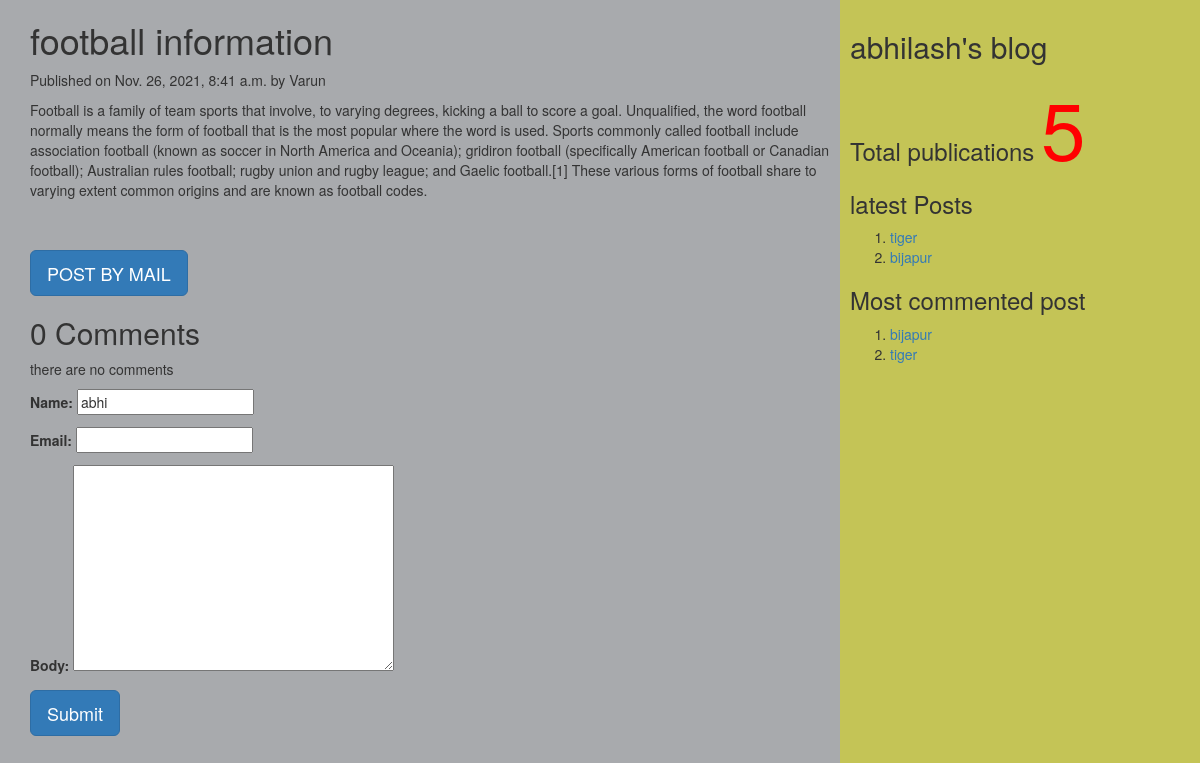
/2021/11/26/football-information/, run on the app's committed database.
### myApp/models.py (models this page shows, shortened)
class Post(models.Model):
    tags=TaggableManager()
    STATUS_CHOICES=(('draft','Draft'),('published','Published'))
    title=models.CharField(max_length=256)
    slug=models.SlugField(max_length=264,unique_for_date='publish')
    author=models.ForeignKey(User,related_name='blog_posts',on_delete=models.CASCADE)
    body=models.TextField()
    publish=models.DateTimeField(default=timezone.now)
    created=models.DateTimeField(auto_now_add=True)
    updated=models.DateTimeField(auto_now=True)
    status=models.CharField(max_length=10,choices=STATUS_CHOICES,default='draft')
    objects=CustomManager()
    class Meta:
        ordering=('-publish',)
    def get_absolute_url(self):
        return reverse('post_details',args=[self.publish.year,self.publish.strftime('%m'),self.publish.strftime('%d'),self.slug])

### myApp/views.py (the view, shortened to what this page needs)
# urls.py: url(r'(?P<year>\d{4})/(?P<month>\d{2})/(?P<day>\d{2})/(?P<post>[-\w]+)/$',views.post_details_view,name='post_details'),
def post_details_view(request,year,month,day,post):
    post=get_object_or_404(Post,slug=post,publish__year=year,publish__month=month,publish__day=day)
    comments=post.comments.filter(active=True)
    csubmit=False
    form=CommentForm()
    d={'post':post,'form':form,'csubmit':csubmit,'comments':comments}
    return render(request,'myApp/post_details.html',d)

### myApp/forms.py
class CommentForm(forms.ModelForm):
    class Meta:
        model=Comment
        fields=('name','email','body')

### myApp/models.py (called while the page is built)
    def get_queryset(self):
        return super().get_queryset().filter(status='published')

### myApp/templatetags/mytags.py (called while the page is built)
@register.simple_tag
def total_posts():
    return Post.objects.count()

@register.inclusion_tag('myApp/latest_post.html')
def show_latest_posts(count=3):
    latest_posts=Post.objects.order_by('-publish')[:count]
    return {'latest_posts':latest_posts}

@register.simple_tag
def get_most_commented_posts(count=2):
    return Post.objects.annotate(total_comments=Count('comments')).order_by('-total_comments')[:count]

### templates/myApp/post_details.html (shortened to what this page needs)
<html>
    {%extends 'myApp/parent.html'%}
        {%block content_block%}
        <h1>{{post.title}}</h1>
        <p>Published on {{post.publish}} by {{post.author|title}}</p>
        {{post.body|linebreaks}}<br><br>
        <a href="/{{post.id}}/share" class='btn btn-lg btn-primary'>POST BY MAIL</a>
        {%with comments.count as comments_count%}
        <h2>{{comments_count}} Comment{{comments_count|pluralize}}</h2>
        {%endwith%}
        {%if comments%}
          {%for c in comments%}
          <p>Comment {{forloop_counter}} by {{c.name}}</p>
          <div>{{c.body|linebreaks}}</div>
          <hr>
          {%endfor%}
        {%else%}
           <p>there are no comments</p>
           {%endif%}
            {%if csubmit%}
            <h2>Thank you..your comment has been added successfully!!</h2>
            {%else%}
            <form method="post">
                {{form.as_p}}
                <input type="submit" class='btn btn-lg btn-primary' value="Submit">
              </form>
            {%endif%}
        {%endblock%}

### templates/myApp/parent.html (shortened to what this page needs)
{%load mytags%}
<html>
     <head>
       <link rel="stylesheet" href="https://maxcdn.bootstrapcdn.com/bootstrap/3.3.7/css/bootstrap.min.css">
     </head>
     <body>
       <div class="content" style="width:70%;float:left;background-color:#a8aaad;height:300%;padding:0 0 0 30px">
         {%block content_block%}
         {%endblock%}
       </div>
       <div class="sidebar" style="width:30%;float:right;background-color:#c4c456;height:300%;padding:10px">
                <h2> abhilash's blog</h2>
                <h3> Total publications
                <span style="color:red;font-size:80px">
                  {%total_posts%}</span>
                  <h3>latest Posts</h3>
                  {%show_latest_posts 2%}
                  <h3>Most commented post</h3>
                    {%get_most_commented_posts as m%}
                    <ol>
                      {%for post in m%}
                      <li><a href="{{post.get_absolute_url}}">{{post.title}}</a></li>
                      {%endfor%}
                    </ol>
              </h3>
       </div>
    </body>
    </html>

### templates/myApp/latest_post.html
<html>
<body>
  <ol>
  {% for post in latest_posts%}
  <li><a href="{{post.get_absolute_url}}">{{post.title}}</a></li>
  {%endfor%}
</ol>
  </body>
  </html>

### data on the page
Post: title "football information", publish "Nov. 26, 2021, 8:41 a.m.", author "Varun", body "Football is a family of team sports that involve, to varying degrees, kicking a ball to score a goal. Unqualified, the word football normally means the form of football that is the most popular where the word is used. Sports commonly called football include association football (known as soccer in North America and Oceania); gridiron football (specifically American football or Canadian football); Australian rules football; rugby union and rugby league; and Gaelic football.[1] These various forms of football share to varying extent common origins and are known as football codes."
Post: title "tiger"
Post: title "bijapur"

### other printed values
{{ comments_count }} "0"
